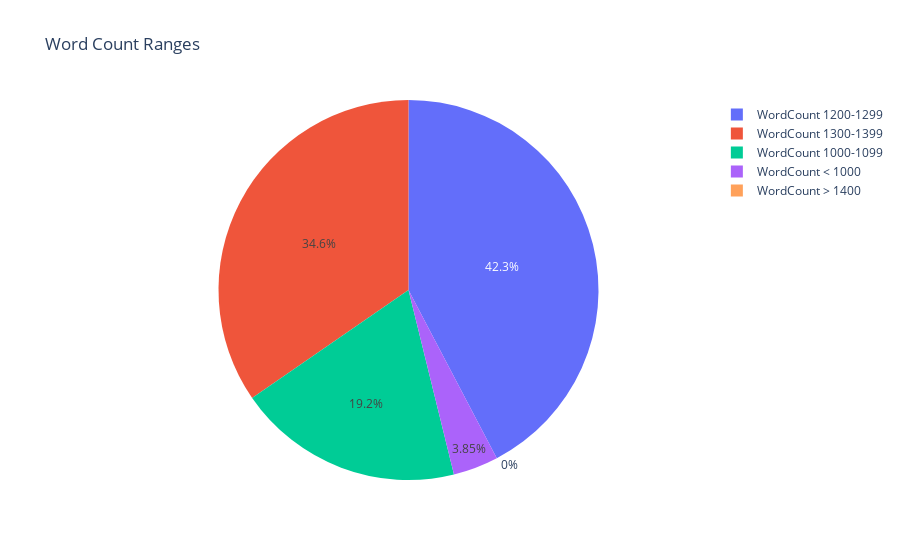
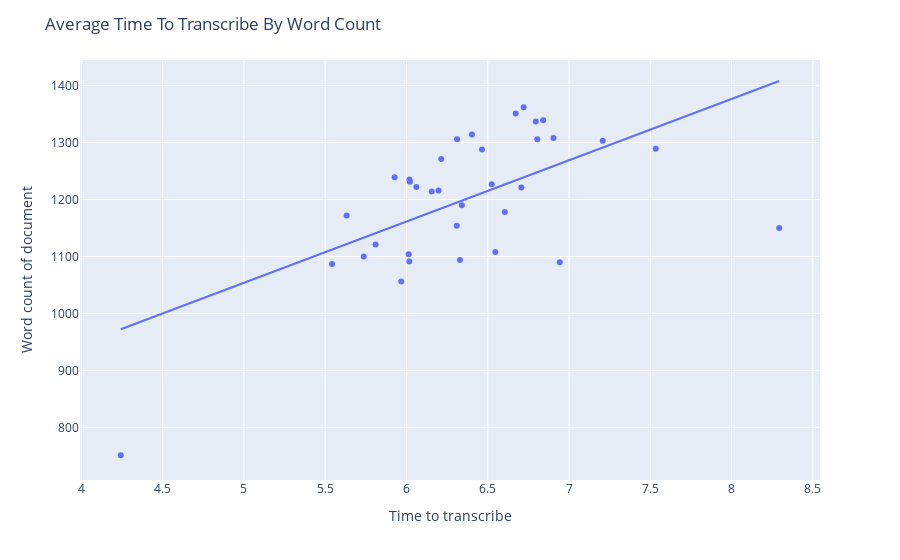

Notebook cell for these charts, in order:
### Code cell
from PIL import Image
import pytesseract as t
from pytesseract import Output
import os
import time
import plotly.express as px
import plotly.figure_factory as ff
import plotly.graph_objects as go
import matplotlib.pyplot as plt
from scipy.stats import norm
import statistics
import numpy as np
import cv2 as cv

def main():
    print("Starting up OCR application...")
    
    #this specifies the environment path
    t.pytesseract.tesseract_cmd = r'C:\Program Files\Tesseract-OCR\tesseract.exe'
    
    # path for the raw images folder(input)
    path ="C:\\Users\\jeffd\\Documents\\WGU\\C964\\TestImages"
  
    # path for the transcribed text files(output)
    output_path ="C:\\Users\\jeffd\\Documents\\WGU\\C964\\TranscribedArticles"
    
    x_axis = []
    y_axis = []
    b = bucket(0,0,0,0,0)
      
    print("Reading images from folder path: " + path)
    print("Transcribing text from images...")
    
    # iterates over all images in the raw image folder and creates a progress bar
    for image_name in progressBar(os.listdir(path), prefix = 'Progress:', suffix = 'Complete', length = 50):
            
        # starts the duration timer
        start = time.time()
        
        transcribe_to_file(path, output_path, image_name)
        
        #stops the duration timer and then calculates the duration for a transcription
        stop = time.time()
        duration = stop-start
        
        #counts the number of words in a transcribed doc
        word_count = word_counter(output_path, image_name)
        
        #sorts data into buckets for the piechart to render
        b.word_bucket_sorter(word_count)
        
        x_axis.append(duration)
        y_axis.append(word_count)
        
        time.sleep(0.1)
    
    print("Transcriptions complete!")
    print("Rendering charts...")
    piechart(b.get_buckets())
    scatter(x_axis, y_axis)
    histogram(path)

def transcribe_to_file(input_folder_path, save_location, image_name):
    input_path = os.path.join(input_folder_path, image_name)
    img = Image.open(input_path)

    # executes the pytesseract on the image
    transcribed_text = t.image_to_string(img, lang ="eng")

    # removes the .jpg from the imagePath
    image_name_clipped = image_name[0:-4]

    full_output_path = os.path.join(save_location, image_name_clipped+".txt")

    # saving the text for every image in a separate .txt file
    f = open(full_output_path, "w")
    f.write(transcribed_text)
    f.close()

def piechart(arr):
    
    range_arr = arr
    labels = ['WordCount < 1000','WordCount 1000-1099','WordCount 1200-1299','WordCount 1300-1399','WordCount > 1400']
    values = range_arr
    fig1 = go.Figure(data=[go.Pie(labels=labels, values=values)])
    fig1.update_layout(
        title="Word Count Ranges"
    )
    fig1.show()

def word_counter(output_path, image_name):
    # removes the .jpg from the imagePath
    image_name_clipped = image_name[0:-4]
    full_output_path = os.path.join(output_path, image_name_clipped+".txt")
    file = open(full_output_path, "rt")
    data = file.read()
    words = data.split()
    return len(words)

def signaltonoise(a, axis=0, ddof=0):
    a = np.asanyarray(a)
    m = a.mean(axis)
    sd = a.std(axis=axis, ddof=ddof)
    return np.where(sd == 0, 0, m/sd)

def histogram(path):

    arr = []
  
    # iterates over all images in the raw image folder
    for imageName in os.listdir(path):
       
        input_path = os.path.join(path, imageName)

        img = cv.imread(input_path)
        ravel_img = img.ravel()
        arr.append(ravel_img[-1000000:])
        
    
    average_histo = np.mean( np.array(arr), axis=0 )
        
    plt.hist(average_histo, 256, [75, 240])
    plt.title("Average Contrast Of Image Dataset")
    plt.xlabel("Grayscale")
    plt.ylabel("Frequency")
    plt.show()

def scatter(x_data,y_data):
    fig2 = px.scatter( x=x_data, y=y_data, trendline='ols')
    fig2.update_layout(
        title="Average Time To Transcribe By Word Count",
        xaxis_title="Time to transcribe",
        yaxis_title="Word count of document"
    )
    fig2.show()

def progressBar(iterable, prefix = '', suffix = '', decimals = 1, length = 100, fill = '█', printEnd = "\r"):
    total = len(iterable)

    def printProgressBar (iteration):
        percent = ("{0:." + str(decimals) + "f}").format(100 * (iteration / float(total)))
        filledLength = int(length * iteration // total)
        bar = fill * filledLength + '-' * (length - filledLength)
        print(f'\r{prefix} |{bar}| {percent}% {suffix}', end = printEnd)

    printProgressBar(0)
    
    for i, item in enumerate(iterable):
        yield item
        printProgressBar(i + 1)

    print()
    
class bucket:
    def __init__(self, bucket1,bucket2,bucket3,bucket4,bucket5):
        self.bucket1 = bucket1
        self.bucket2 = bucket2
        self.bucket3 = bucket3
        self.bucket4 = bucket4
        self.bucket5 = bucket5
    
    def word_bucket_sorter(self, word_count):
    
        if word_count <= 1000:
            self.bucket1 += 1
        if 1000 < word_count <= 1099:
            self.bucket2 += 1
        if 1200 < word_count <= 1299:
            self.bucket3 += 1
        if 1300 < word_count <= 1399:
            self.bucket4 += 1
        if word_count > 1400:
            self.bucket5 += 1
        
    def get_buckets(self):
        arr = [ 
            self.bucket1, 
            self.bucket2,
            self.bucket3,
            self.bucket4,
            self.bucket5
        ]
        
        return arr
    
    
if __name__ == '__main__':
    main()

### Figure 1 — Plotly figure (JSON) as saved in the notebook; plotly's stock layout.template omitted (floating-point values rounded to 4 significant figures)
{"data": [{"labels": ["WordCount < 1000", "WordCount 1000-1099", "WordCount 1200-1299", "WordCount 1300-1399", "WordCount > 1400"], "type": "pie", "values": [1, 5, 11, 9, 0]}], "layout": {"title": {"text": "Word Count Ranges"}}}

### Figure 2 — Plotly figure (JSON) as saved in the notebook; plotly's stock layout.template omitted (floating-point values rounded to 4 significant figures)
{"data": [{"hovertemplate": "x=%{x}<br>y=%{y}<extra></extra>", "legendgroup": "", "marker": {"color": "#636efa", "symbol": "circle"}, "mode": "markers", "name": "", "orientation": "v", "showlegend": false, "type": "scatter", "x": [6.155, 6.017, 5.81, 6.904, 6.061, 6.197, 5.542, 6.721, 6.943, 6.021, 6.707, 7.533, 6.018, 6.403, 5.927, 6.464, 5.632, 6.672, 6.805, 6.525, 6.214, 4.242, 6.311, 6.309, 8.293, 6.014, 6.841, 6.34, 6.795, 6.329, 5.737, 6.547, 6.605, 7.207, 5.968], "xaxis": "x", "y": [1214, 1091, 1121, 1308, 1222, 1216, 1087, 1362, 1090, 1231, 1221, 1289, 1235, 1314, 1239, 1288, 1172, 1351, 1306, 1227, 1271, 751, 1306, 1154, 1150, 1104, 1339, 1190, 1337, 1094, 1100, 1108, 1178, 1303, 1056], "yaxis": "y"}, {"hovertemplate": "<b>OLS trendline</b><br>y = 107.614 * x + 515.647<br>R<sup>2</sup>=0.359132<br><br>x=%{x}<br>y=%{y} <b>(trend)</b><extra></extra>", "legendgroup": "", "marker": {"color": "#636efa", "symbol": "circle"}, "mode": "lines", "name": "", "showlegend": false, "type": "scatter", "x": [4.242, 5.542, 5.632, 5.737, 5.81, 5.927, 5.968, 6.014, 6.017, 6.018, 6.021, 6.061, 6.155, 6.197, 6.214, 6.309, 6.311, 6.329, 6.34, 6.403, 6.464, 6.525, 6.547, 6.605, 6.672, 6.707, 6.721, 6.795, 6.805, 6.841, 6.904, 6.943, 7.207, 7.533, 8.293], "xaxis": "x", "y": [972.2, 1112.0, 1122.0, 1133.0, 1141.0, 1153.0, 1158.0, 1163.0, 1163.0, 1163.0, 1164.0, 1168.0, 1178.0, 1183.0, 1184.0, 1195.0, 1195.0, 1197.0, 1198.0, 1205.0, 1211.0, 1218.0, 1220.0, 1226.0, 1234.0, 1237.0, 1239.0, 1247.0, 1248.0, 1252.0, 1259.0, 1263.0, 1291.0, 1326.0, 1408.0], "yaxis": "y"}], "layout": {"legend": {"tracegroupgap": 0}, "margin": {"t": 60}, "title": {"text": "Average Time To Transcribe By Word Count"}, "xaxis": {"anchor": "y", "domain": [0, 1], "title": {"text": "Time to transcribe"}}, "yaxis": {"anchor": "x", "domain": [0, 1], "title": {"text": "Word count of document"}}}}
